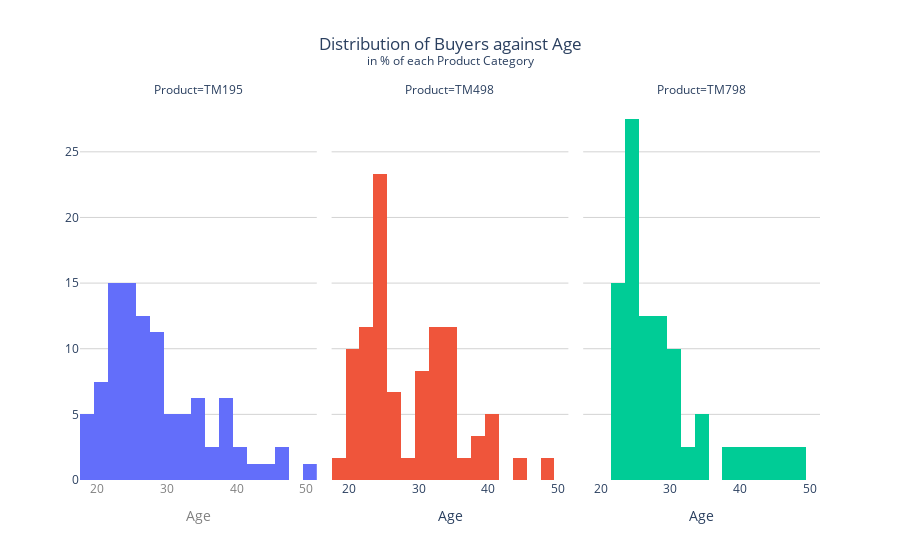

Notebook code for this chart:
### Code cell
# Distribution of Age for each Product category

title_ = 'Distribution of Buyers against Age<br><sup>in % of each Product Category'
age_hist = px.histogram(df, x = 'Age',
                           histnorm = 'percent',
                           facet_col = "Product",
                           color = "Product",
                           labels = labels_,
                           title = title_)
age_hist.update_layout(title_x = 0.5, yaxis_title = None, xaxis_color = 'grey', plot_bgcolor = 'white')
age_hist.update_layout(showlegend = False)
age_hist.update_yaxes(gridcolor = "lightgrey")
age_hist.show()

### Figure 1 — Plotly figure (JSON) as saved in the notebook; plotly's stock layout.template omitted (floating-point values rounded to 4 significant figures)
{"data": [{"alignmentgroup": "True", "bingroup": "x", "histnorm": "percent", "hovertemplate": "Product=TM195<br>Age=%{x}<br>percent=%{y}<extra></extra>", "legendgroup": "TM195", "marker": {"color": "#636efa", "pattern": {"shape": ""}}, "name": "TM195", "offsetgroup": "TM195", "orientation": "v", "showlegend": true, "type": "histogram", "x": [18, 19, 19, 19, 20, 20, 21, 21, 21, 21, 22, 22, 22, 22, 23, 23, 23, 23, 23, 23, 23, 23, 24, 24, 24, 24, 24, 25, 25, 25, 25, 25, 25, 25, 26, 26, 26, 26, 26, 26, 26, 27, 27, 27, 28, 28, 28, 28, 28, 28, 29, 29, 29, 30, 30, 31, 31, 32, 32, 33, 33, 34, 34, 35, 35, 35, 36, 37, 38, 38, 38, 38, 39, 40, 41, 43, 44, 46, 47, 50], "xaxis": "x", "yaxis": "y"}, {"alignmentgroup": "True", "bingroup": "x", "histnorm": "percent", "hovertemplate": "Product=TM498<br>Age=%{x}<br>percent=%{y}<extra></extra>", "legendgroup": "TM498", "marker": {"color": "#EF553B", "pattern": {"shape": ""}}, "name": "TM498", "offsetgroup": "TM498", "orientation": "v", "showlegend": true, "type": "histogram", "x": [19, 20, 20, 20, 21, 21, 21, 23, 23, 23, 23, 23, 23, 23, 24, 24, 24, 25, 25, 25, 25, 25, 25, 25, 25, 25, 25, 25, 26, 26, 26, 27, 29, 30, 30, 31, 31, 31, 32, 32, 33, 33, 33, 33, 33, 34, 34, 34, 35, 35, 35, 35, 37, 38, 38, 40, 40, 40, 45, 48], "xaxis": "x2", "yaxis": "y2"}, {"alignmentgroup": "True", "bingroup": "x", "histnorm": "percent", "hovertemplate": "Product=TM798<br>Age=%{x}<br>percent=%{y}<extra></extra>", "legendgroup": "TM798", "marker": {"color": "#00cc96", "pattern": {"shape": ""}}, "name": "TM798", "offsetgroup": "TM798", "orientation": "v", "showlegend": true, "type": "histogram", "x": [22, 22, 22, 23, 23, 23, 24, 24, 24, 24, 25, 25, 25, 25, 25, 25, 25, 26, 26, 27, 27, 27, 28, 28, 28, 29, 29, 30, 30, 30, 31, 33, 34, 35, 38, 40, 42, 45, 47, 48], "xaxis": "x3", "yaxis": "y3"}], "layout": {"annotations": [{"font": {}, "showarrow": false, "text": "Product=TM195", "x": 0.16, "xanchor": "center", "xref": "paper", "y": 1, "yanchor": "bottom", "yref": "paper"}, {"font": {}, "showarrow": false, "text": "Product=TM498", "x": 0.5, "xanchor": "center", "xref": "paper", "y": 1, "yanchor": "bottom", "yref": "paper"}, {"font": {}, "showarrow": false, "text": "Product=TM798", "x": 0.84, "xanchor": "center", "xref": "paper", "y": 1, "yanchor": "bottom", "yref": "paper"}], "autosize": true, "barmode": "relative", "legend": {"title": {"text": "Product"}, "tracegroupgap": 0}, "plot_bgcolor": "white", "showlegend": false, "title": {"text": "Distribution of Buyers against Age<br><sup>in % of each Product Category", "x": 0.5}, "xaxis": {"anchor": "y", "autorange": true, "color": "grey", "domain": [0, 0.32], "range": [17.5, 51.5], "title": {"text": "Age"}, "type": "linear"}, "xaxis2": {"anchor": "y2", "autorange": true, "domain": [0.34, 0.66], "matches": "x", "range": [17.5, 51.5], "title": {"text": "Age"}, "type": "linear"}, "xaxis3": {"anchor": "y3", "autorange": true, "domain": [0.68, 1.0], "matches": "x", "range": [17.5, 51.5], "title": {"text": "Age"}, "type": "linear"}, "yaxis": {"anchor": "x", "autorange": true, "domain": [0, 1], "gridcolor": "lightgrey", "range": [0, 28.95], "title": {}}, "yaxis2": {"anchor": "x2", "autorange": true, "domain": [0, 1], "gridcolor": "lightgrey", "matches": "y", "range": [0, 28.95], "showticklabels": false}, "yaxis3": {"anchor": "x3", "autorange": true, "domain": [0, 1], "gridcolor": "lightgrey", "matches": "y", "range": [0, 28.95], "showticklabels": false}}}
